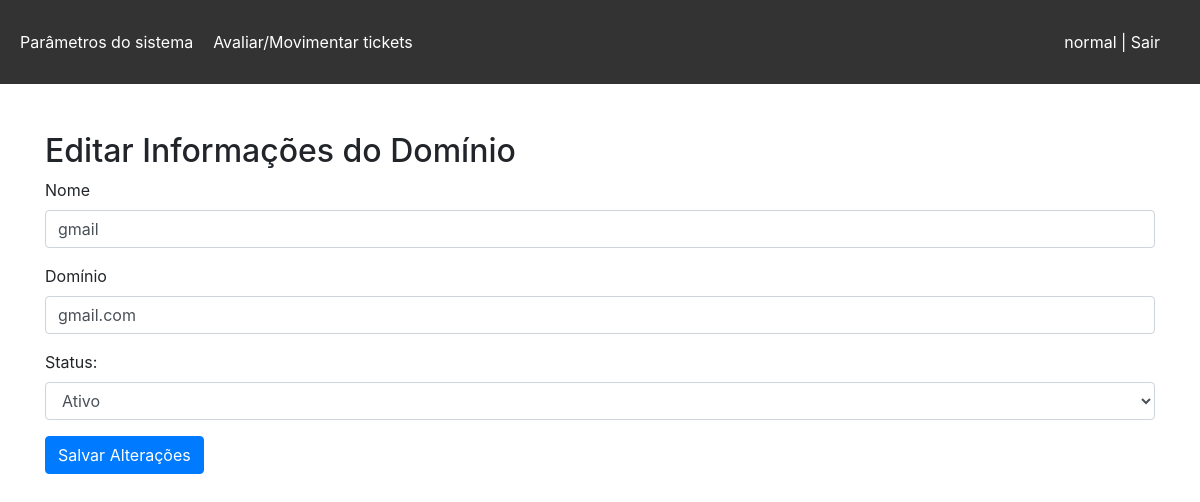
Page /editDomain.php?id=1 (signed in) on the committed database.
### tables this page shows
CREATE TABLE `domains` (
  `id` int NOT NULL AUTO_INCREMENT,
  `name` varchar(255) NOT NULL,
  `domain` varchar(255) NOT NULL,
  `status` enum('Ativo','Inativo') NOT NULL,
  `created_by` int NOT NULL,
  `created_at` timestamp NULL DEFAULT CURRENT_TIMESTAMP,
  `updated_at` timestamp NULL DEFAULT CURRENT_TIMESTAMP ON UPDATE CURRENT_TIMESTAMP,
  PRIMARY KEY (`id`)
);

### editDomain.php (called while the page is built, shortened)
<?php
$id = $_GET['id'];
$domainInfo = new Domain();
$domainInfo->id = $id;
$domainData = $domainInfo->getDomainsById();
include __DIR__ . '/includes/header.php';
include __DIR__ . '/includes/editDomain.php';
include __DIR__ . '/includes/footer.php';

### app/Db/Database.php (called while the page is built, shortened)
<?php
class Database{
  private $table;
  private $connection;
  public function __construct($table = null){
    $this->table = $table;
  }
  private function setConnection(){
    try{
      $this->connection = new PDO('mysql:host='.self::HOST.';dbname='.self::NAME,self::USER,self::PASS);
      $this->connection->setAttribute(PDO::ATTR_ERRMODE,PDO::ERRMODE_EXCEPTION);
    }catch(PDOException $e){
      die('ERROR: '.$e->getMessage());
    }
  }
  public function execute($query,$params = []){
    try{
      $statement = $this->connection->prepare($query);
      $statement->execute($params);
      return $statement;
    }catch(PDOException $e){
      die('ERROR: '.$e->getMessage());
    }
  }
  public function select($where = null, $order = null, $limit = null, $fields = '*'){
    $where = !empty($where) ? 'WHERE '.$where : '';
    $order = !empty($order) ? 'ORDER BY '.$order : '';
    $limit = !empty($limit) ? 'LIMIT '.$limit : '';
    $query = 'SELECT '.$fields.' FROM '.$this->table.' '.$where.' '.$order.' '.$limit;
    $result = $this->execute($query);
    $data = $result->fetchAll(PDO::FETCH_ASSOC);
    return $data;
  }
}

### app/Entity/Domain.php (called while the page is built, shortened)
<?php
class Domain
{
    public $id;
    public function getDomainsById()
    {
        $obDatabase = new Database('domains');
        $where = "id = '{$this->id}'";
        $data = $obDatabase->select($where);
        return $data[0];
    }
}

### includes/editDomain.php (the view, shortened to what this page needs)
<div class="container mt-5">
    <h2>Editar Informações do Domínio</h2>
    <form method="POST">
        <div class="form-group">
            <label for="name">Nome</label>
            <input type="text" class="form-control" id="name" name="name" value="<?= $domainData['name'] ?>">
        </div>
        <div class="form-group">
            <label for="domain">Domínio</label>
            <input type="text" class="form-control" id="domain" name="domain" value="<?= $domainData['domain'] ?>">
        </div>
        <div class="form-group">
            <label for="status">Status:</label>
            <select class="form-control" id="status" name="status">
                <option value="Ativo" <?php echo ($domainData['status'] == 'Ativo') ? 'selected' : ''; ?>>Ativo</option>
            </select>
        </div>
        <button type="submit" class="btn btn-primary">Salvar Alterações</button>
    </form>
</div>

### includes/header.php (style rules this page uses)
* { margin: 0; padding: 0; }

### rows in the picture
domains: name "gmail", domain "gmail.com", status "Ativo"

### other values in the picture
$_SESSION['name_usuario'] "normal"
